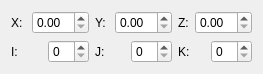
<?xml version="1.0" encoding="UTF-8"?>
<ui version="4.0">
 <class>Q::vtk::InteractorStyleNavigation</class>
 <widget class="QWidget" name="Q::vtk::InteractorStyleNavigation">
  <property name="geometry">
   <rect>
    <x>0</x>
    <y>0</y>
    <width>243</width>
    <height>64</height>
   </rect>
  </property>
  <property name="windowTitle">
   <string>InteractorStyleNavigation</string>
  </property>
  <layout class="QGridLayout" name="gridLayout">
   <item row="0" column="0">
    <widget class="QLabel" name="label">
     <property name="text">
      <string>X: </string>
     </property>
    </widget>
   </item>
   <item row="0" column="1" colspan="2">
    <widget class="QDoubleSpinBox" name="doubleSpinBoxX"/>
   </item>
   <item row="0" column="3">
    <widget class="QLabel" name="label_2">
     <property name="text">
      <string>Y: </string>
     </property>
    </widget>
   </item>
   <item row="0" column="4" colspan="2">
    <widget class="QDoubleSpinBox" name="doubleSpinBoxY"/>
   </item>
   <item row="0" column="6">
    <widget class="QLabel" name="label_3">
     <property name="text">
      <string>Z:</string>
     </property>
    </widget>
   </item>
   <item row="0" column="7" colspan="2">
    <widget class="QDoubleSpinBox" name="doubleSpinBoxZ"/>
   </item>
   <item row="1" column="0" colspan="2">
    <widget class="QLabel" name="label_4">
     <property name="text">
      <string>I:</string>
     </property>
    </widget>
   </item>
   <item row="1" column="2">
    <widget class="QSpinBox" name="spinBoxI"/>
   </item>
   <item row="1" column="3" colspan="2">
    <widget class="QLabel" name="label_5">
     <property name="text">
      <string>J:</string>
     </property>
    </widget>
   </item>
   <item row="1" column="5">
    <widget class="QSpinBox" name="spinBoxJ"/>
   </item>
   <item row="1" column="6" colspan="2">
    <widget class="QLabel" name="label_6">
     <property name="text">
      <string>K:</string>
     </property>
    </widget>
   </item>
   <item row="1" column="8">
    <widget class="QSpinBox" name="spinBoxK"/>
   </item>
  </layout>
 </widget>
 <resources/>
 <connections/>
</ui>
